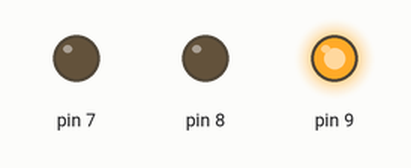
This sketch was run on a simulated Arduino Uno, built with avr-gcc and run on an emulated ATmega328P. Shown: output pins drawn as LEDs (lit = HIGH).

Above: at 0.5 s.
At 2.5 s:
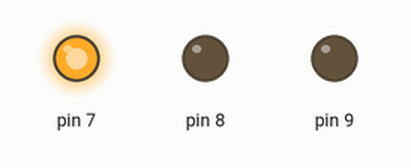
At 4.5 s:
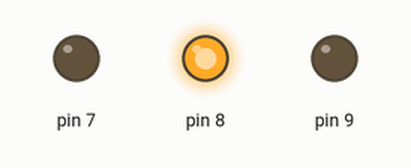
At 5.5 s:
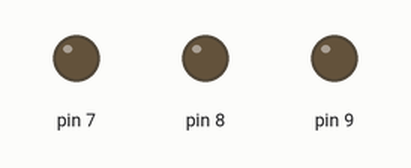
Timing chart, 0 to 7.8 s (numbered marks = the images above):
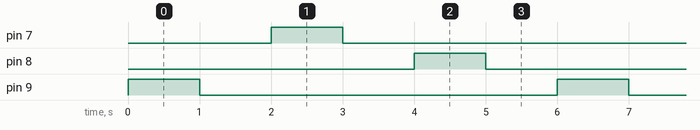

Measured:
- by itself, pin 7–9: alternates HIGH for 1.0 s and LOW for 5.0 s
- by itself, everything shown: repeats every 6.0 s, in 6 steps

The sketch:

blink.ino
```cpp
#include "Blink.h"

Blink led1(9);
Blink led2(7);
Blink led3(8);

void setup() {
  // put your setup code here, to run once:

}

void loop() {
  // put your main code here, to run repeatedly:
  led1.blink();
  led2.blink();
  led3.blink();
}
```

blink.cpp
```cpp
#include "Blink.h"

Blink::Blink(int pin){
  pinMode(pin,OUTPUT);
  _pin=pin;
}

void Blink::blink(){
  digitalWrite(_pin,1);
  delay(1000);
  digitalWrite(_pin,0);
  delay(1000);
}
```

blink.h
```cpp
#ifndef BLINK_H
#define BLINK_H
#include "Arduino.h"

class Blink
{
  public:
  Blink(int pin);
  int _pin;
  void blink();
};
#endif
```
